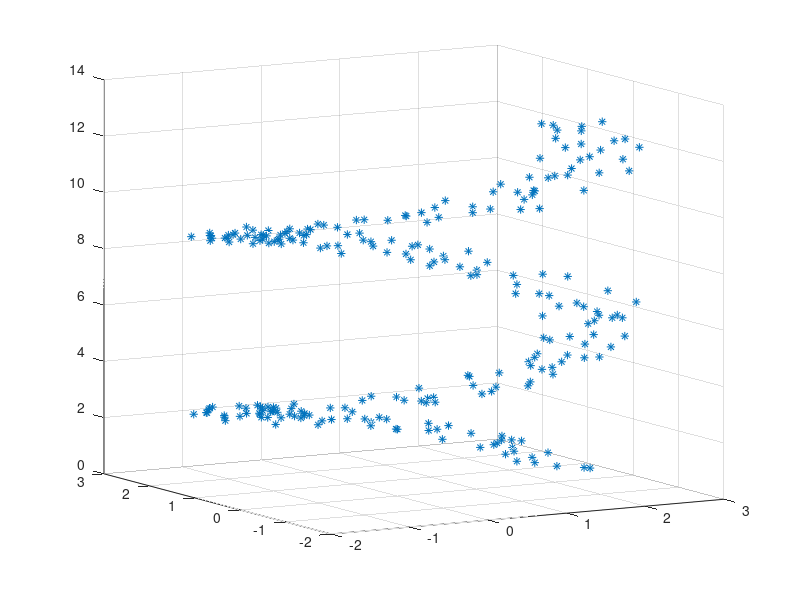

The MATLAB script that drew this image:
rng default
z = linspace(0,4*pi,250);
x = 2*cos(z) + rand(1,250);
y = 2*sin(z) + rand(1,250);
figure
scatter3(x,y,z,'*')
view(-30,10);
